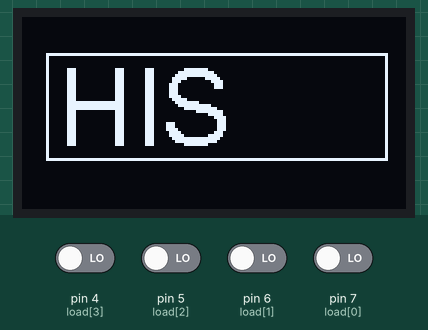
Bench run of a sketch on a simulated Arduino Uno, built with avr-gcc and run on an emulated ATmega328P. On the bench: 128×64 one-colour display. The inputs (shaded band) are chosen by the test bench; at power-on: pin 4 (load[3]), pin 5 (load[2]), pin 6 (load[1]), pin 7 (load[0]) LOW. The display library's start-up logo is not drawn.

Above: at 2.2 s.
2.3 s: pin 7 (load[0]) driven HIGH
At 3.8 s:
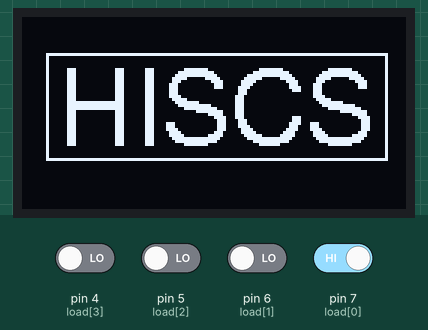
8.3 s: pin 6 (load[1]) driven HIGH
At 9.6 s:
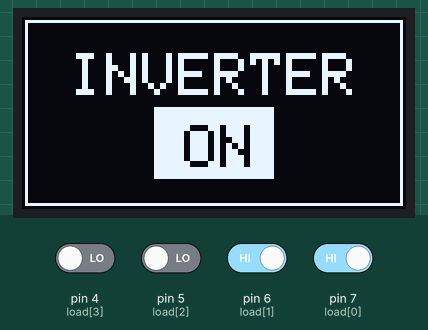
13.3 s: pin 5 (load[2]) driven HIGH
18.6 s: pin 4 (load[3]) driven HIGH
24.0 s: pin 7 (load[0]) driven LOW
At 41.0 s:
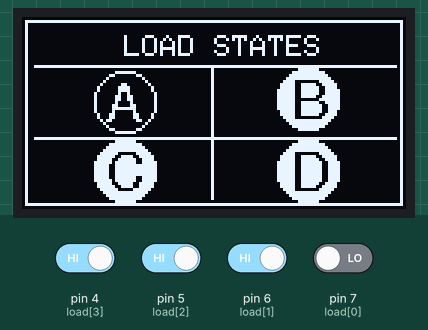
41.4 s: pin 6 (load[1]) driven LOW
At 62.1 s:
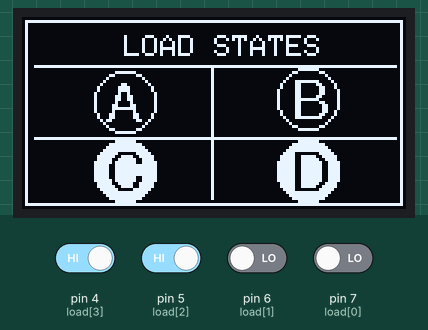

Measured:
- after the input at 24.0 s, the display: first differs from a run without the input after 15.1 s (image 3 shows a later state)
- after the input at 41.4 s, the display: first differs from a run without the input after 19.5 s (image 4 shows a later state)
- what the display in image 1 shows lasts 2.0 s, from 2.8 s to 4.8 s

The sketch:

oled.ino
```cpp
// OLED
#include <SPI.h>

#include <Wire.h>
#include <Adafruit_SSD1306.h>
#include <Adafruit_GFX.h>
#include <Fonts/FreeSans18pt7b.h>
#include <Fonts/FreeSans9pt7b.h>

#define OLED_ADDR   0x3C
#define OLED_RESET -1
#define SCREEN_WIDTH 128
#define SCREEN_HEIGHT 64

Adafruit_SSD1306 display(SCREEN_WIDTH, SCREEN_HEIGHT, &Wire, OLED_RESET);

#if (SSD1306_LCDHEIGHT != 64)
#error("Height incorrect, please fix Adafruit_SSD1306.h!");
#endif

volatile byte slaveget, slavesend;
volatile boolean process;

byte priority[4] ={0,1,2,3};
int state[4] = {1,1,1,1};
int load[4] = {7,6,5,4};
byte slaveindex ;
int inverter = 1 ;

int table[24] = {1234,1243,1324,1342,1423,1432,2134,2143,2314,2341,2413,2431,3124,3142,3214,3241,3412,3421,4123,4132,4213,4231,4312,4321};

#define PAGE_TIME 2000
#define PAGE_MID_TIME 400
#define ANIMATION_TIME 800

ISR (SPI_STC_vect)
{
    slaveget = SPDR; // read byte from SPI Data Register
    process = true;
}

void setup()
{
  Serial.begin (9600);

  pinMode(MISO, OUTPUT); // have to send on master in so it set as output
  pinMode(7, INPUT);
  pinMode(6, INPUT);
  pinMode(5, INPUT);
  pinMode(4, INPUT);
  SPCR |= _BV(SPE); // turn on SPI in slave mode
  process = false;
  SPI.attachInterrupt(); // turn on interrupt

  display.begin(SSD1306_SWITCHCAPVCC, OLED_ADDR);
  display.display();
  delay(1000);
}
void refreshData()
{
  if (process) {
    slaveindex = slaveget;
    process = false;
  }

  if(slaveindex > 30) {
    inverter = slaveindex - 50;
  } else {
    findpri(slaveindex);
  }

  for(int z = 0 ; z < 4 ; z++) {
    state[z] = digitalRead(load[z]);
  }
}
void loop()
{
  refreshData();

  display.clearDisplay();
  display.drawRect(8, 12, 114, 36, WHITE);
  display.setFont(&FreeSans18pt7b);
  display.setTextSize(1);
  display.setTextColor(WHITE);
  display.setCursor(12, 42);
  display.print("H");
  display.display();
  delay(PAGE_MID_TIME);
  display.print("I");
  display.display();
  delay(PAGE_MID_TIME);
  display.print("S");
  display.display();
  delay(PAGE_MID_TIME);
  display.print("C");
  display.display();
  delay(PAGE_MID_TIME);
  display.print("S");
  display.display();
  delay(PAGE_TIME);
  display.setFont();

  refreshData();

  display.clearDisplay();
  display.drawLine(0, 10, 128, 10, WHITE);
  display.drawLine(0, 58, 128, 58, WHITE);
  display.setTextSize(1);
  display.setTextColor(WHITE);
  display.setCursor(20, 20);
  display.print("Home & Inverter");
  display.setCursor(1, 40);
  display.print("Supply Control System");
  display.display();
  delay(PAGE_TIME);

  refreshData();

  display.clearDisplay();
  for(int16_t i=max(display.width(),display.height())/2; i>0; i-=5) {
    display.fillTriangle(
      display.width()/2  , display.height()/2-i,
      display.width()/2-i, display.height()/2+i,
      display.width()/2+i, display.height()/2+i, INVERSE);
    display.display();
    delay(1);
  }
  delay(ANIMATION_TIME);

  display.clearDisplay();
  set_outline();
  display.setTextSize(2);
  display.setTextColor(WHITE);
  display.setCursor(16, 12);
  display.print("INVERTER");
  display.display();
  delay(400);
  display.setTextSize(2);
  if(inverter == 1) {
    display.fillRect(44 ,30 , 40, 24, INVERSE);
    display.setTextColor(BLACK);
    display.setCursor(54,36);
    display.print("ON");
  } else if(inverter == 0) {
    display.drawRect(44 ,30 , 40, 24, WHITE);
    display.setTextColor(WHITE);
    display.setCursor(47,36);
    display.print("OFF");
  }
  display.display();
  delay(PAGE_TIME);

  refreshData();

  writeLogo();
  for(int16_t i = 0; i < display.height() / 2 - 8; i += 2) {
    display.fillRoundRect(i, i,
      display.width()-2*i,
      display.height()-2*i,
      display.height()/4,
      INVERSE);
    display.display();
    delay(1);
  }
  delay(ANIMATION_TIME);

  display.clearDisplay();
  set_outline();
  display.drawLine(4, 16, 124, 16, WHITE);
  display.drawLine(4, 40, 124, 40, WHITE);
  display.drawLine(63, 16, 63, 60, WHITE);
  display.setCursor(4, 6);
  display.setTextSize(1);
  display.println("      PRIORITY");
  display.setTextSize(2);
  display.setCursor(30, 22);
  display.println(priority[0]);
  display.display();
  delay(PAGE_MID_TIME);
  display.setCursor(91, 22);
  display.println(priority[1]);
  display.display();
  delay(PAGE_MID_TIME);
  display.setCursor(30, 44);
  display.println(priority[2]);
  display.display();
  delay(PAGE_MID_TIME);
  display.setCursor(91, 44);
  display.println(priority[3]);
  display.display();
  delay(PAGE_MID_TIME);
  display.display();
  delay(PAGE_TIME);

  refreshData();

  writeLogo();
  for(int16_t i = 0; i < display.height() / 2 - 6; i += 3) {
    display.fillRect(i, i,
      display.width() - i * 2,
      display.height()- i * 2,
      INVERSE);
    display.display(); // Update screen with each newly-drawn rectangle
    delay(1);
  }
  delay(ANIMATION_TIME);

  display.clearDisplay();
  set_outline();
  display.drawLine(4, 16, 124, 16, WHITE);
  display.drawLine(4, 40, 124, 40, WHITE);
  display.drawLine(63, 16, 63, 60, WHITE);
  display.display();
  delay(PAGE_MID_TIME);

  display.setCursor(4, 6);
  display.setTextSize(1);
  display.println("     LOAD STATES");
  display.display();
  delay(PAGE_MID_TIME);
  drawLoadState(0, 28, 34, 34, 28);
  drawLoadState(1, 90, 33, 95, 27);
  drawLoadState(2, 28, 57, 34, 51);
  drawLoadState(3, 90, 57, 95, 51);
  delay(PAGE_TIME);

  refreshData();

  writeLogo();
  for(int16_t i = max(display.width(), display.height()) / 2; i > 30; i -= 3) {
    display.fillCircle(display.width() / 2, display.height() / 2, i, INVERSE);
    display.display();
    delay(1);
  }
  delay(ANIMATION_TIME);
}

void drawLoadState(int load_index, int c_x, int c_y, int x, int y)
{
  state[load_index] ? display.fillCircle(x, y, 10, INVERSE) : display.drawCircle(x, y, 10, WHITE);
  display.setTextColor(state[load_index] ? BLACK : WHITE);
  display.setFont(&FreeSans9pt7b);
  display.setTextSize(1);
  display.setCursor(c_x, c_y);
  display.println((char)(load_index + 'A'));
  display.display();
  display.setFont();
  delay(PAGE_MID_TIME);
}

void writeLogo()
{
  display.clearDisplay();
  display.setTextSize(2);
  display.setTextColor(WHITE);
  display.setCursor(36,25);
  display.print("HISCS");
  display.display();
  delay(50);
}

void findpri(int index)
{
  int num = table[index] ;
  int k = 0 ;
  for(int count = 1000 ; count > 0 ; count = count/10)
  {
    priority[k++] = num/count ;
    num = num % count ;
  }
}

void set_outline()
{
  display.drawRect(1, 1, 126, 62, WHITE);
  display.display();
  delay(1);
}
```
